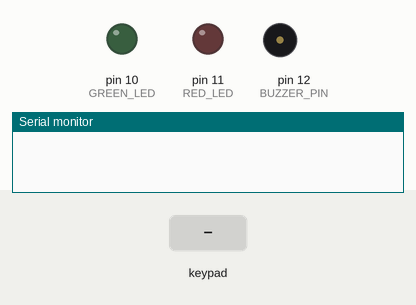
Bench run of a sketch on a simulated Arduino Uno, built with avr-gcc and run on an emulated ATmega328P. On the bench: output pins drawn as LEDs (lit = HIGH), buzzer (waves = sounding), the last lines printed to the serial monitor. Dashed ring = blinking. The inputs (shaded band) are chosen by the test bench.

Above: at 1.2 s.
1.3 s: key '#' pressed
At 1.39 s:
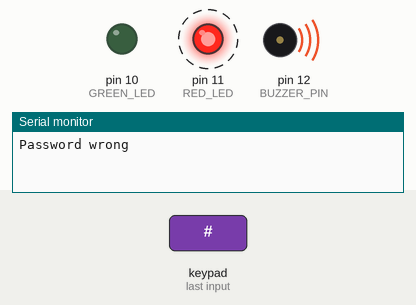
4.3 s: keypad keys 2 5 8 0 # pressed 0.4 s apart
At 6.11 s:
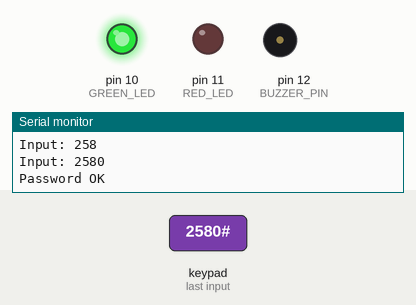
Timing chart, 0 to 7.7 s (numbered marks = the images above; inputs shaded):
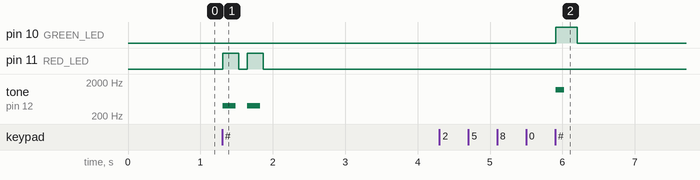

Measured:
- after the input at 1.3 s, pin 11 (RED_LED): alternates HIGH for 0.22 s and LOW for 0.12 s, 4 changes in all, then stays LOW, starting at once; tone on pin 12 (BUZZER_PIN): alternates 400 Hz for 0.18 s and silent for 0.16 s, 4 changes in all, then stays silent, starting at once
- after the input at 4.3 s, pin 10 (GREEN_LED): LOW → HIGH after 1.6 s, → LOW 0.30 s later; tone on pin 12 (BUZZER_PIN): silent → 1200 Hz after 1.6 s, → silent 0.12 s later

The sketch:

08_keypad_password_lock.ino
```cpp
#include <Keypad.h>

const byte ROWS = 4;
const byte COLS = 4;
char keys[ROWS][COLS] = {
  {'1', '2', '3', 'A'},
  {'4', '5', '6', 'B'},
  {'7', '8', '9', 'C'},
  {'*', '0', '#', 'D'}
};

byte rowPins[ROWS] = {9, 8, 7, 6};
byte colPins[COLS] = {5, 4, 3, 2};

Keypad keypad = Keypad(makeKeymap(keys), rowPins, colPins, ROWS, COLS);

const int GREEN_LED = 10;
const int RED_LED = 11;
const int BUZZER_PIN = 12;

String entered = "";
const String PASSWORD = "2580";

void okSignal() {
  digitalWrite(GREEN_LED, HIGH);
  tone(BUZZER_PIN, 1200, 120);
  delay(300);
  digitalWrite(GREEN_LED, LOW);
}

void failSignal() {
  for (int i = 0; i < 2; i++) {
    digitalWrite(RED_LED, HIGH);
    tone(BUZZER_PIN, 400, 180);
    delay(220);
    digitalWrite(RED_LED, LOW);
    delay(120);
  }
}

void setup() {
  pinMode(GREEN_LED, OUTPUT);
  pinMode(RED_LED, OUTPUT);
  pinMode(BUZZER_PIN, OUTPUT);
  Serial.begin(9600);
}

void loop() {
  char key = keypad.getKey();
  if (!key) {
    return;
  }

  if (key == '#') {
    if (entered == PASSWORD) {
      Serial.println("Password OK");
      okSignal();
    } else {
      Serial.println("Password wrong");
      failSignal();
    }
    entered = "";
    return;
  }

  if (key == '*') {
    entered = "";
    Serial.println("Input cleared");
    return;
  }

  entered += key;
  Serial.print("Input: ");
  Serial.println(entered);
}
```
